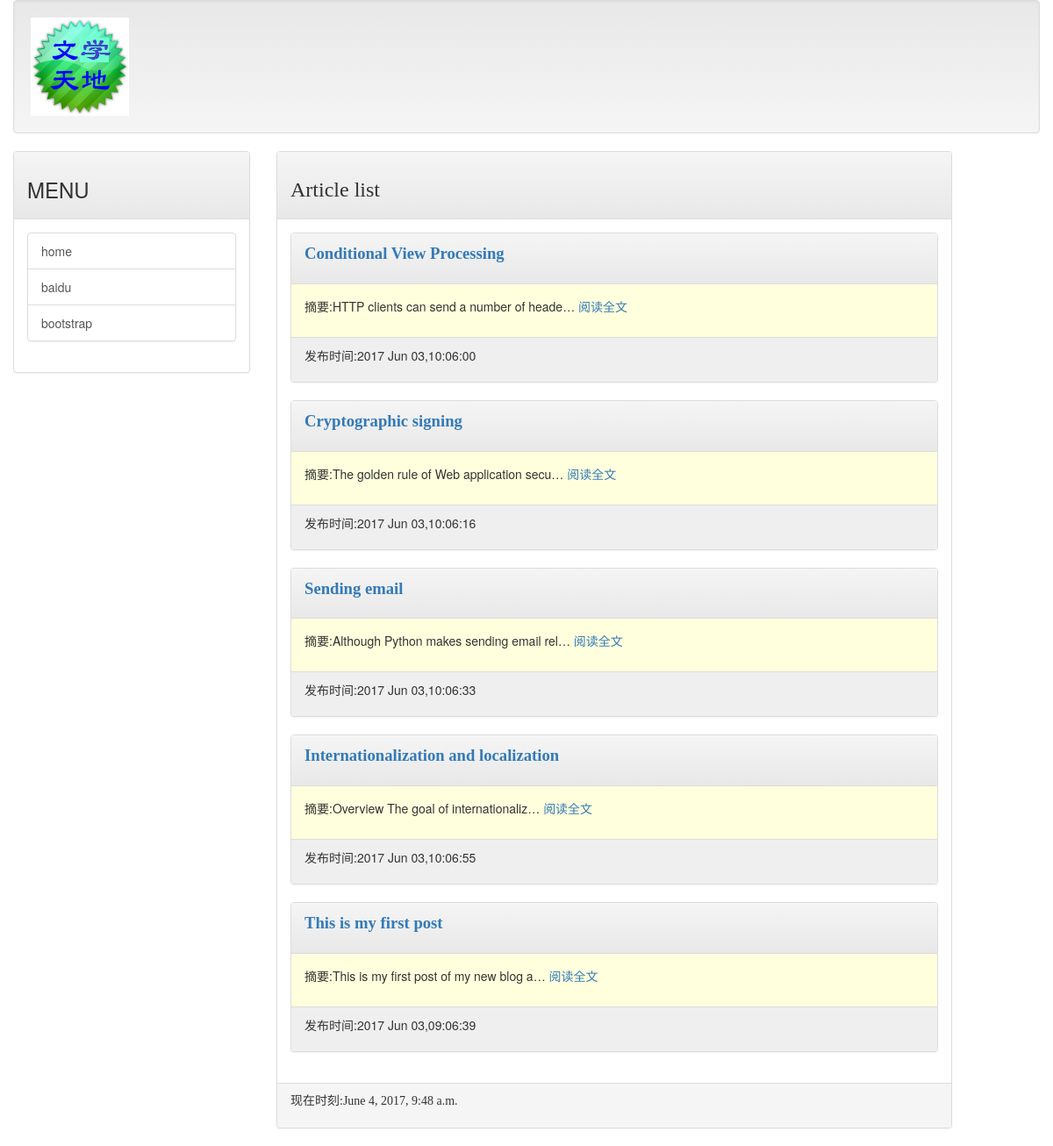
/, run on an earlier commit of the app's database.
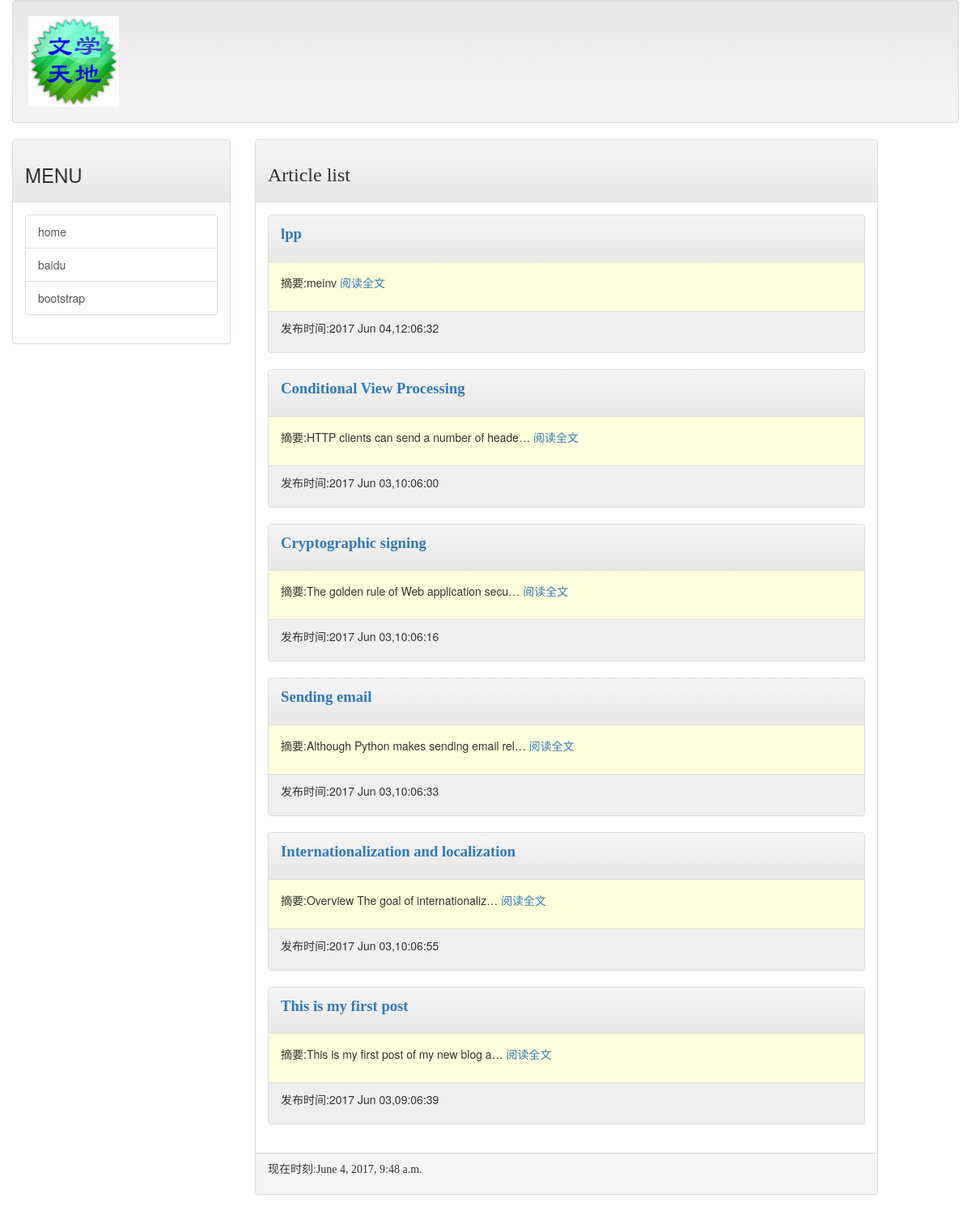
And on a later commit of the database.
### mainsite/models.py (models this page shows, shortened)
class Post(models.Model):
    title = models.CharField(max_length=200)
    slug = models.CharField(max_length=200)
    body = models.TextField()
    pub_date = models.DateTimeField(default=timezone.now)
    class Meta:
        ordering = ('-pub_date',)

### mainsite/views.py (the view)
# urls.py: url(r'^$', homepage),
def homepage(request):
    template = get_template('index.html')
    posts = Post.objects.all()
    now = datetime.now()
    html = template.render(locals())
    return HttpResponse(html)

### templates/index.html (shortened to what this page needs)
{% extends 'base.html' %}
{% block headmessage %}
<h3 style="font-family:楷体;">Article list</h3>
{% endblock %}
{% block content %}
{% for post in posts %}
<div class="panel panel-default">
    <div class="panel-heading">
        <p style='font-family:微软雅黑;font-size:14pt;font-weight:bold;'>
            <a href="/post/{{post.slug}}">{{post.title}}</a>
        </p>
    </div>
    <div class="panel-body" style="background-color:#ffffdd">
        <p>
            摘要:{{post.body|truncatechars:40}} <a href="/post/{{post.slug}}">阅读全文</a>
        </p>
    </div>
    <div class="panel-footer" style="background-color:#efefef">
        <p>
            发布时间:{{post.pub_date|date:"Y M d,h:m:s"}}
        </p>
    </div>
</div>
{% endfor %}
{% endblock %}

What changed in the data, as far as the page shows it:
added Post: title "lpp", body "meinv", pub_date "2017 Jun 04,12:06:32"
